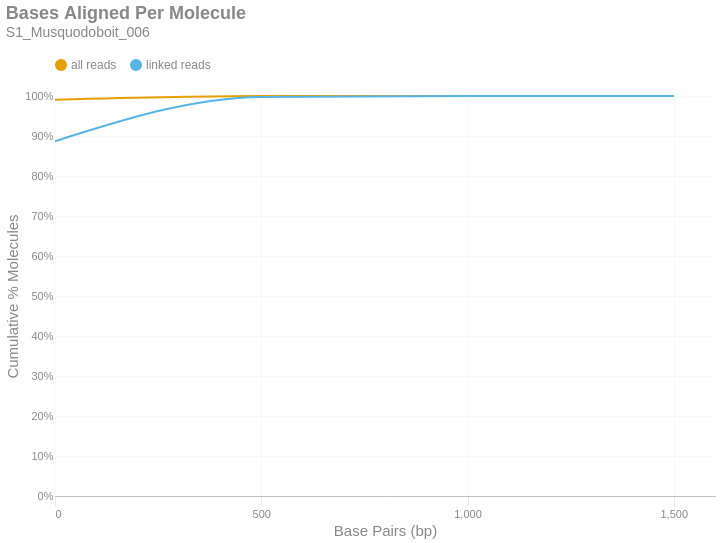

Notebook code for this chart:
### Markdown cell above
### Bases Aligned Per Molecule
This is a cumulative frequency distribution showing the number of base pairs aligned per unique molecule. These data are shown in 500 bp bins. There are two distributions: one with `all reads` (yellow) and another with only `linked reads` (blue). The percent of molecules in the `linked reads` distribution is relative to the total number of linked molecules.

### Code cell
if SKIPLR:
    print_html(f"Skipped")
else:
    binned_df = consolidated_hist(valids['aligned_bp'], mask, 500, True)
    with SafeRender(binned_df):
        (
            density_plot(binned_df, 'Bases Aligned Per Molecule', samplename, 'basesper')
            .encode(
                x=alt.X('bin:Q', title="Base Pairs (bp)").axis(tickMinStep=500).scale(padding=0),
                y=alt.Y('value:Q', title='Cumulative % Molecules')
                    .axis(format='%')
                    .scale(domain = [0,1])
                    .stack(False),
                color=alt.Color("key:N").scale(domain = ["all reads", "linked reads"]),
                tooltip = [
                    alt.Tooltip("key:N", title = "Data Type"),
                    alt.Tooltip("range_label:N", title="Bases Aligned Per Molecule"),
                    alt.Tooltip("value:Q", format = ".2%", title="% Molecules (Cum.)")
                ]
            )
        ).display()

### Figure 1 — Vega-Lite specification as saved in the notebook (floating-point values rounded to 4 significant figures)
{"width": "container", "height": 400, "config": {"title": {"anchor": "start", "dy": -15, "fontSize": 18, "color": "#888888", "subtitleColor": "#888888", "subtitleFontSize": 14}, "arc": {"fill": "#0072B2"}, "axis": {"domainColor": "#888888", "domainWidth": 0.5, "gridWidth": 0.2, "grid": false, "titleFontWeight": 400, "titleFontSize": 15, "labelFontSize": 11, "labelColor": "#888888", "tickColor": "#888888", "tickWidth": 0.2, "titleColor": "#888888"}, "axisBand": {"grid": false}, "axisX": {"grid": true, "tickSize": 10, "domainCap": "round"}, "axisY": {"domain": false, "grid": true, "tickSize": 0, "domainCap": "round"}, "background": "transparent", "header": {"labelFontSize": 15, "labelColor": "#888888", "titleFontSize": 15, "titleFontWeight": 600, "titleColor": "#888888"}, "legend": {"labelFont": "sans-serif", "labelFontSize": 12, "labelColor": "#888888", "symbolSize": 100, "symbolType": "circle", "titleFontSize": 12, "titlePadding": 10, "titleColor": "#888888", "title": null, "orient": "top"}, "range": {"category": ["#E69F00", "#56B4E9", "#009E73", "#F0E442", "#0072B2", "#D55E00", "#CC79A7", "#000000"], "diverging": ["#cfe8f3", "#a2d4ec", "#73bfe2", "#46abdb", "#1696d2", "#12719e"]}, "area": {"fill": "#0072B2", "fillOpacity": 0.7, "line": true, "strokeOpacity": 0.7}, "line": {"color": "#0072B2", "stroke": "#0072B2", "strokeWidth": 2}, "trail": {"color": "#0072B2", "stroke": "#0072B2", "strokeWidth": 0, "size": 1}, "point": {"filled": true, "fillOpacity": 1.0, "size": 95}, "text": {"color": "#888888", "fontSize": 11, "align": "right", "fontWeight": 400, "size": 11}, "bar": {"fill": "#0072B2", "stroke": null}, "view": {"stroke": null, "continuousWidth": 660, "continuousHeight": 400}}, "data": {"name": "data-2c0d30ec60493afc447c3a88952618ad"}, "mark": {"type": "line", "interpolate": "monotone", "point": {"opacity": 0, "size": 275}}, "encoding": {"color": {"field": "key", "scale": {"domain": ["all reads", "linked reads"]}, "type": "nominal"}, "tooltip": [{"field": "key", "title": "Data Type", "type": "nominal"}, {"field": "range_label", "title": "Bases Aligned Per Molecule", "type": "nominal"}, {"field": "value", "format": ".2%", "title": "% Molecules (Cum.)", "type": "quantitative"}], "x": {"axis": {"tickMinStep": 500}, "field": "bin", "scale": {"padding": 0}, "title": "Base Pairs (bp)", "type": "quantitative"}, "y": {"axis": {"format": "%"}, "field": "value", "scale": {"domain": [0, 1]}, "stack": false, "title": "Cumulative % Molecules", "type": "quantitative"}}, "params": [{"name": "param_c36ac31b6afebe62", "select": {"type": "point", "fields": ["key"]}, "bind": "legend"}], "title": {"text": "Bases Aligned Per Molecule", "subtitle": "S1_Musquodoboit_006"}, "transform": [{"fold": ["all reads (cumsum)", "linked reads (cumsum)"]}, {"calculate": "replace(datum.key, ' (cumsum)', '')", "as": "key"}, {"filter": {"param": "param_c36ac31b6afebe62"}}], "usermeta": {"embedOptions": {"downloadFileName": "S1_Musquodoboit_006.basesper"}}, "$schema": "https://vega.github.io/schema/vega-lite/v6.1.0.json", "datasets": {"data-2c0d30ec60493afc447c3a88952618ad": [{"bin": "0.0", "interval": "0.0-500.0", "all reads": 0.9906, "linked reads": 0.887, "all reads (cumsum)": 0.9906, "linked reads (cumsum)": 0.887, "range_label": "0-499"}, {"bin": "500.0", "interval": "500.0-1000.0", "all reads": 0.009223, "linked reads": 0.1108, "all reads (cumsum)": 0.9998, "linked reads (cumsum)": 0.9978, "range_label": "500-999"}, {"bin": "1000.0", "interval": "1000.0-1500.0", "all reads": 0.0002114, "linked reads": 0.002125, "all reads (cumsum)": 1.0, "linked reads (cumsum)": 0.9999, "range_label": "1000-1499"}, {"bin": "1500.0", "interval": "1500.0-2000.0", "all reads": 6.698e-06, "linked reads": 7.667e-05, "all reads (cumsum)": 1.0, "linked reads (cumsum)": 1.0, "range_label": "1500-1999"}]}}
